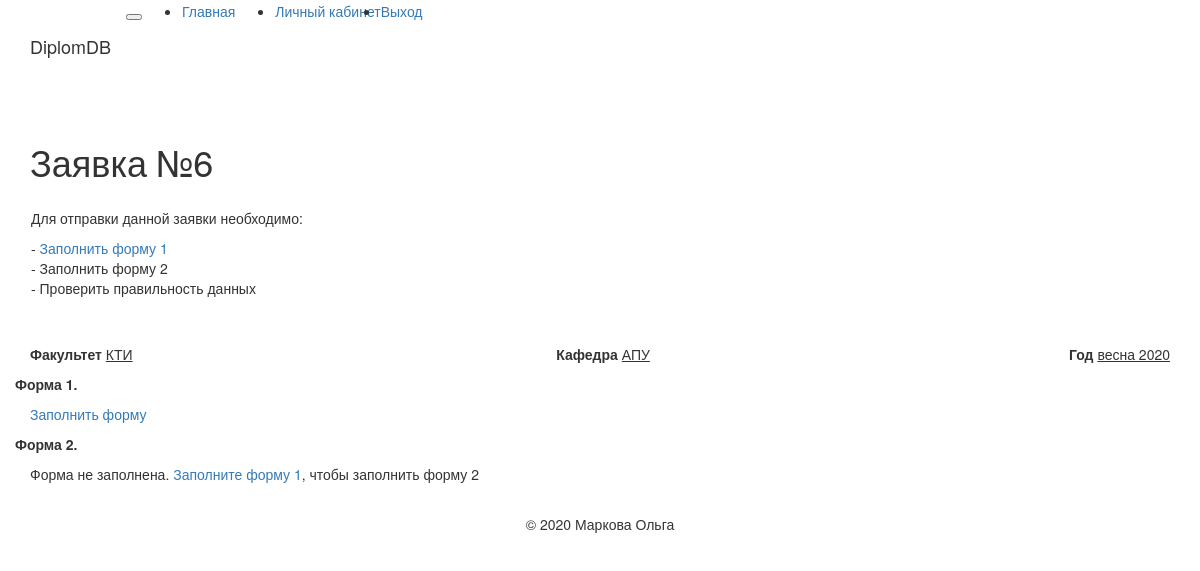
Screenshot of /form0_edit/bloommmy/6 (signed in) with the database file from the repository.
### app/models.py (models this page shows, shortened)
class Form_all(db.Model):
    id = db.Column(db.Integer, primary_key=True, index=True, unique = True)
    timestamp = db.Column(db.DateTime, index=True, default=datetime.utcnow)
    user_id = db.Column(db.Integer, db.ForeignKey('user.id'))
    Faculty = db.Column(db.String)
    Department = db.Column(db.String)
    Year = db.Column(db.String)
    Status = db.Column(db.String)
    form_one = db.relationship('Form_one', cascade='save-update, all, delete', backref='form_one', lazy='dynamic')
    form_two = db.relationship('Form_two', cascade='save-update, all, delete', backref='form_two', lazy='dynamic')

### app/routes.py (the view)
@app.route('/form0_edit/<username>/<numForm>')
@login_required
def form0_edit(username, numForm):
    user = User.query.filter_by(username=username).first_or_404()
    def check(f1):
        if f1 != 0:
            f1 = Form_one.query.filter(Form_one.NumForm == numForm).all()
            items1=Form_one.query.filter(Form_one.NumForm == numForm, Form_one.Degree_id == 1).count()
            items2=Form_one.query.filter(Form_one.NumForm == numForm, Form_one.Degree_id == 2).count()
            items3=Form_one.query.filter(Form_one.NumForm == numForm, Form_one.Degree_id == 3).count()
            items = Form_one
            b = [1,2,3,4]
            m = [1,2]
            c = [1,2,3,4,5]
            f2 = Form_two.query.filter(Form_two.NumForm == numForm).count()
            if f2 != 0:
                f2 = Form_two.query.filter(Form_two.NumForm == numForm).all()
            else:
                f2 = 0
        else:
            f1 = 0
            f2 = 0
            items = 0
            items1 = 0
            items2 = 0
            items3 = 0
            b = 0
            c = 0
            m = 0
        return (f1, f2, items, items1, items2, items3, b, m, c)
    f0 = Form_all.query.filter(Form_all.user_id == user.id, Form_all.id == numForm).first()
    f1 = Form_one.query.filter(Form_one.NumForm == numForm).count()
    f1, f2, items, items1, items2, items3, b, m, c = check(f1)
    if f2 != 0:
        koll = Form_one.query.filter(Form_one.NumForm == numForm).order_by(Form_one.timestamp.desc()).count() #Узнаем количество групп в заявке
        groups = Form_one.query.filter(Form_one.NumForm == numForm).all() #Узнаем номера групп
        G = []
        for i in groups:
            G.append(i.Group_id) #записываем группы в массив
        all_g_ok = [0] * int(koll) #создаем нулевой массив равный количеству групп
        k = 0
        g_no_ok = []
        for u in range(koll):
            it=Form_two.query.filter(Form_two.NumForm == numForm, Form_two.Group_id == G[u]).count()
            if it == 0:
                g_no_ok.append(G[u])
                k = k + 1
            else:
                 continue
        items_2=Form_two
    else:
        G = 0
        koll = 0
        k = 0
        items_2 = 0
        g_no_ok = 0
    return render_template('form0_edit.html',
                            numForm = numForm, g_no_ok = g_no_ok, k = k,
                            user = user, G = G, koll = koll,
                            items = items, items_2 = items_2,
                            f0 = f0, f1 = f1, f2 = f2,
                            items1 = items1, items2 = items2, tems3 = items3,
                            b = b, m = m, c = c)

### app/models.py (called while the page is built)
@login.user_loader
def load_user(id):
    return User.query.get(int(id))

### app/templates/form0_edit.html (shortened to what this page needs)
{% extends "base.html" %}
{% block app_content %}
    {% if f1 == 0 or f2 == 0 or k != 0  %}
    <h1>Заявка №{{ numForm }}</h1>
    <div class="alert alert-primary" role="alert">
      <div class="row">
        <div class="col-sm">
          <p>Для отправки данной заявки необходимо:</p>
          <p>
        {% if f1 == 0 %}
          - <a href="{{ url_for('form1', username=current_user.username, numForm=numForm, g=0, i=23) }}">Заполнить форму 1</a> <br>
        {% endif %}
        {% if f2 == 0 %}
        {% if f1 == 0 %}
          - Заполнить форму 2 <br>
        {% else %}
          - <a href="{{ url_for('form2', username=current_user.username, numForm=numForm, g=0, sub=0, p=0, i=22) }}">Заполнить форму 2</a> <br>
        {% endif %}
        {% endif %}
          - Проверить правильность данных</p>
        </div>
      </div>
    </div>
    {% endif %}
    <p>
    <table border="0" width="100%">
      <td><b>Факультет</b> <u>{{ f0.Faculty }}</u></td>
      <td align="center"><b>Кафедра</b> <u>{{ f0.Department }}</u></td>
      <td align="right"><b>Год</b> <u>{{ f0.Year }}</u></td>
    </table>
    </p>
<div class="row">
  <div class="col-sm">
    <p>
      <b>Форма 1.</b>
    </p>
  </div>
</div>
    {% if f1 != 0 %}
    <table class="table table-bordered table-hover text-center">
      <thead class="thead-light">
      <tr>
        <th colspan="2" style="width: 35%">Направление подготовки</th>
        <th colspan="2" style="width: 35%">Профиль</th>
        <th rowspan="2" style="width: 10%">Номер <br> группы</th>
        <th rowspan="2" style="width: 10%">Число <br> учащихся</th>
        <th rowspan="2" style="width: 10%"></th>
      </tr>
      <tr>
        <th style="width: 10%">Код</th>
        <th style="width: 25%">Название</th>
        <th style="width: 10%">Код</th>
        <th style="width: 25%">Название</th>
      </tr>
      </thead>
      </table>
        {% if items1 != 0 %}
        <table class="table table-bordered table-hover text-center">
            <caption class="text-center">Для бакалавров</caption>
              {% for u in b %}
                      {% if items.query.filter(items.NumForm == numForm, items.Degree_id == 1, items.Course == u).count() != 0 %}
                      <thead class="thead-light">
                      <tr>
                        <th colspan="7">
                          {% if u == 1 %}
                            I курс
                          {% elif u == 2 %}
                            II курс
                          {% elif u == 3 %}
                            III курс
                          {% elif u == 4 %}
                            IV курс
                          {% endif %}
                        </th>
                      </tr>
                      </thead>
                      {% endif %}
                      {% for item in items.query.filter(items.NumForm == numForm, items.Degree_id == 1, items.Course == u).all() %}
                      <tr>
                        <td style="width: 10%">{{ item.Direction_id }}</td>
                        <td style="width: 25%">{{ item.Direction_name }}</td>
                        <td style="width: 10%">{{ item.Profile_id }}</td>
                        <td style="width: 25%">{{ item.Profile_name }}</td>
                        <td style="width: 10%">{{ item.Group_id }}</td>
                        <td style="width: 10%">{{ item.NumStudents }}</td>
                        <td style="width: 10%"><a href="{{ url_for('form1_edit', username=current_user.username, numForm=numForm, group=item.Group_id, i=2) }}">Изменить</a><br>
                        <a href="{{ url_for('form_delet', username=current_user.username, numForm=numForm, i=21, g=item.Group_id, sub=0) }}">Удалить</a></td>
                      </tr>
                  {% endfor %}
              {% endfor %}
            </table>
        {% endif %}
        {% if items2 != 0 %}
            <table class="table table-bordered table-hover text-center">
              <caption class="text-center">Для магистров</caption>
              {% for u in m %}
                  {% if items.query.filter(items.NumForm == numForm, items.Degree_id == 2, items.Course == u).count() != 0 %}
                        <thead class="thead-light">
                        <tr>
                          <th colspan="7">
                            {% if u == 1 %}
                              I курс
                            {% elif u == 2 %}
                              II курс
                            {% endif %}
                          </th>
                        </tr>
                        </thead>
                    {% endif %}
                    {% for item in items.query.filter(items.NumForm == numForm, items.Degree_id == 2, items.Course == u).all() %}
                    <tr>
                      <td style="width: 10%">{{ item.Direction_id }}</td>
                      <td style="width: 25%">{{ item.Direction_name }}</td>
                      <td style="width: 10%">{{ item.Profile_id }}</td>
                      <td style="width: 25%">{{ item.Profile_name }}</td>
                      <td style="width: 10%">{{ item.Group_id }}</td>
                      <td style="width: 10%">{{ item.NumStudents }}</td>
                      <td style="width: 10%"><a href="{{ url_for('form1_edit', username=current_user.username, numForm=numForm, group=item.Group_id, i=2) }}">Изменить</a><br>
                      <a href="{{ url_for('form_delet', username=current_user.username, numForm=numForm, i=21, g=item.Group_id, sub=0) }}">Удалить</a></td>
                    </tr>
                {% endfor %}
              {% endfor %}
            </table>
        {% endif %}
        {% if items.query.filter(items.NumForm == numForm, items.Degree_id == 3).count() != 0 %}
            <table class="table table-bordered table-hover text-center">
              <caption class="text-center">Для специалистов</caption>
              {% for u in c %}
                  {% if items.query.filter(items.NumForm == numForm, items.Degree_id == 3, items.Course == u).count() != 0 %}
                  <thead class="thead-light">
                  <tr>
                    <th colspan="7">
                      {% if u == 1 %}
                        I курс
                      {% elif u == 2 %}
                        II курс
                      {% elif u == 3 %}
                        III курс
                      {% elif u == 4 %}
                        IV курс
                      {% elif u == 5 %}
                        V курс
                      {% endif %}
                    </th>
                  </tr>
                  </thead>
                  {% endif %}
                  {% for item in items.query.filter(items.NumForm == numForm, items.Degree_id == 3, items.Course == u).all() %}
                  <tr>
                    <td style="width: 10%">{{ item.Direction_id }}</td>
                    <td style="width: 25%">{{ item.Direction_name }}</td>
                    <td style="width: 10%">{{ item.Profile_id }}</td>
                    <td style="width: 25%">{{ item.Profile_name }}</td>
                    <td style="width: 10%">{{ item.Group_id }}</td>
                    <td style="width: 10%">{{ item.NumStudents }}</td>
                    <td style="width: 10%"><a href="{{ url_for('form1_edit', username=current_user.username, numForm=numForm, group=item.Group_id, i=2) }}">Изменить</a><br>
                    <a href="{{ url_for('form_delet', username=current_user.username, numForm=numForm, i=21, g=item.Group_id, sub=0) }}">Удалить</a></td>
                  </tr>
                {% endfor %}
              {% endfor %}
            </table>
        {% endif %}
    {% else %}
      <p><a href="{{ url_for('form1', username=current_user.username, numForm=numForm, g=0, i=23) }}">Заполнить форму</a></p>
    {% endif %}
    <div class="row">
      <div class="col-sm">
        <p>
            <b>Форма 2.</b>
        </p>
      </div>
    </div>
    {% if f2 != 0 %}
        <table class="table table-bordered table-hover text-center">
          <thead class="thead-light">
              <tr>
                <th colspan="2">Название дисциплины</th>
                <th colspan="2">Преподователи теоритической части</th>
                <th colspan="5">Преподователи практической части</th>
                <th rowspan="3" style="width: 10%"></th>
              </tr>
              <tr>
                <th rowspan="2" style="width: 12%">Полное</th>
                <th rowspan="2" style="width: 10%">Краткое</th>
                <th rowspan="2" style="width: 12%">ФИО</th>
                <th rowspan="2" style="width: 10%">Кафедра</th>
                <th rowspan="2" style="width: 12%">ФИО</th>
                <th rowspan="2" style="width: 10%">Кафедра</th>
                <th colspan="3">Вид занятий</th>
              </tr>
              <tr>
                <th style="width: 8%">Курсов.</th>
                <th style="width: 8%">Практ.</th>
                <th style="width: 8%">Лабор.</th>
              </tr>
          </thead>
          </table>
          <table class="table table-bordered table-hover text-center">
          {% for u in range(koll) %}
              {% if  items_2.query.filter(items_2.NumForm == numForm, items_2.Group_id == G[u]).count() != 0 %}
                  <thead class="thead-light">
                  <tr>
                    <th colspan="10">{{ G[u] }}</th>
                  </tr>
                  </thead>
                  {% endif %}
                  {% for item in items_2.query.filter(items_2.NumForm == numForm, items_2.Group_id == G[u]).all() %}
                  <tr>
                    <td style="width: 12%">{{ item.FullSubject }}</td>
                    <td style="width: 10%">{{ item.BriefSubject }}</td>
                    <td style="width: 12%">{{ item.LecturerName }}</td>
                    <td style="width: 10%">{{ item.LecturerDepartment }}</td>
                    <td style="width: 12%">{{ item.PracticianName }}</td>
                    <td style="width: 10%">{{ item.PracticianDepartment }}</td>
                    {% if item.course_work == '1' %}
                    <td style="width: 8%"> Да </td>
                    {% elif item.course_work == '2' %}
                    <td style="width: 8%"> Нет </td>
                    {% endif %}
                    {% if item.practice_work == '1' %}
                    <td style="width: 8%"> Да </td>
                    {% elif item.practice_work == '2' %}
                    <td style="width: 8%"> Нет </td>
                    {% endif %}
                    {% if item.laboratory_work == '1' %}
                    <td style="width: 8%"> Да </td>
                    {% elif item.laboratory_work == '2' %}
                    <td style="width: 8%"> Нет </td>
                    {% endif %}
                    <td style="width: 10%">
                      <a href="{{ url_for('form2_edit', username=current_user.username, numForm=numForm, group=item.Group_id, sub=item.id, i=2) }}">Изменить</a><br>
                      <a href="{{ url_for('form_delet', username=current_user.username, numForm=numForm, i=22, g=item.Group_id, sub = item.id) }}">Удалить</a>
                    </td>
                  </tr>
              {% endfor %}
          {% endfor %}
        </table>
    {% else %}
        {% if f1 != 0 %}
        <p><a href="{{ url_for('form2', username=current_user.username, numForm=numForm, g=0, sub=0, p=0, i=22) }}">Заполнить форму</a></p>
        {% else %}
        <p>Форма не заполнена. <a href="{{ url_for('form1', username=current_user.username, numForm=numForm, g=0, i=23) }}">Заполните форму 1</a>, чтобы заполнить форму 2</p>
        {% endif %}
    {% endif %}
{% endblock %}

### rows the page displays
Form_all: Faculty "КТИ", Department "АПУ", Year "весна 2020"

### other values shown
{{ numForm }} "6"
